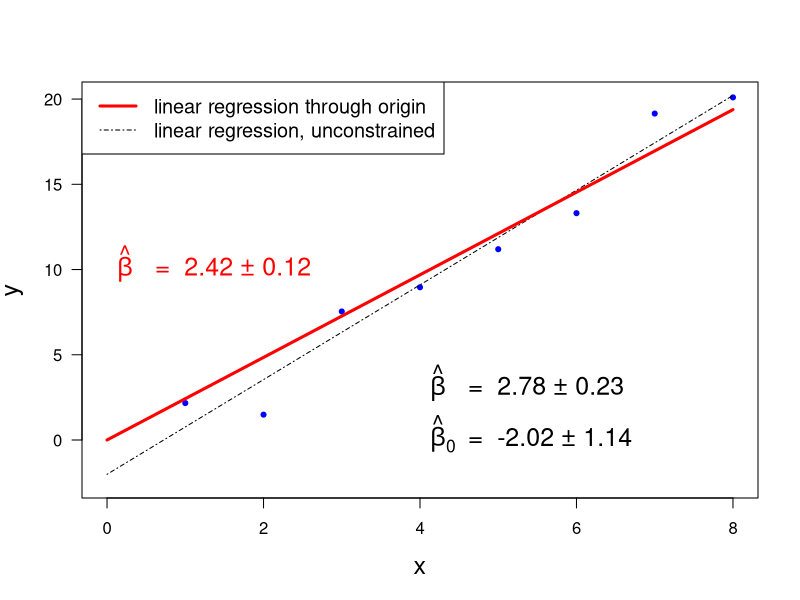

Write R code to recreate this figure.
print('file: D1-LSthroughOrigin.R')
# straight line through origin
# ------------------------- generate artificial data
set.seed(1953) # set seed for random number generators
n = 8      # sample size, number of data pairs
beta = 2.1  # (true) slope
x = seq(1,n)
y = beta*x+3*rnorm(n)  # exact values plus normal noise
out1 = lm(y ~ x)   # ------------------------- simple linear regression
out2 = lm(y ~ x-1) # ------------------------- simple linear regression through origin
# ------------------------- plot data & fits:
out1s=summary(out1)
b0 = out1s$coefficients[1];  print(c(round(b0,2),'b0'))
b = out1s$coefficients[2];   print(c(round(b,2),'b'))
ub0 = out1s$coefficients[3]; print(c(round(ub0,2),'ub0'))
ub = out1s$coefficients[4];  print(c(round(ub,2),'ub'))
out2s=summary(out2)
c1  = out2s$coefficients[1]; print(c(round(c1,2),'c1'))
uc1 = out2s$coefficients[2]; print(c(round(uc1,2),'uc1'))
xp = c(0,n); y1 = b0+b*xp; y2 = c1*xp
# png('LineThroughOrigin220308.png',width=16,height=12,units='cm',res=300)
plot(x,y,type='p',lwd=3,col='blue',xlab='x',ylab='y',
     las=1,cex=0.4,xlim=c(0,n),ylim=c(-2.5,max(y)),cex.lab=1.5)
lines(xp,y1,col='black',lwd=1,lty=4)
lines(xp,y2,col='red',lwd=3,lty=1)
text(0,10,expression(paste(hat(beta))),col='red',pos=4,cex=1.5)
text(0.4,10,paste(' = ',as.character(round(c1,2)),'\u00B1',
                  as.character(round(uc1,2))),col='red',pos=4,cex=1.5)
text(4,3,expression(paste(hat(beta))),col='black',pos=4,cex=1.5)
text(4.4,3,paste(' = ',as.character(round(b,2)),'\u00B1',
                 as.character(round(ub,2))),col='black',pos=4,cex=1.5)
text(4,0,expression(paste(hat(beta)[0])),col='black',pos=4,cex=1.5)
text(4.4,0,paste(' = ',as.character(round(b0,2)),'\u00B1',
                 as.character(round(ub0,2))),col='black',pos=4,cex=1.5)
legend('topleft',legend=c('linear regression through origin','linear regression, unconstrained'),
       col=c('red','black'),lty=c(1,4),lwd=c(3,1),cex=1.2)
# dev.off()